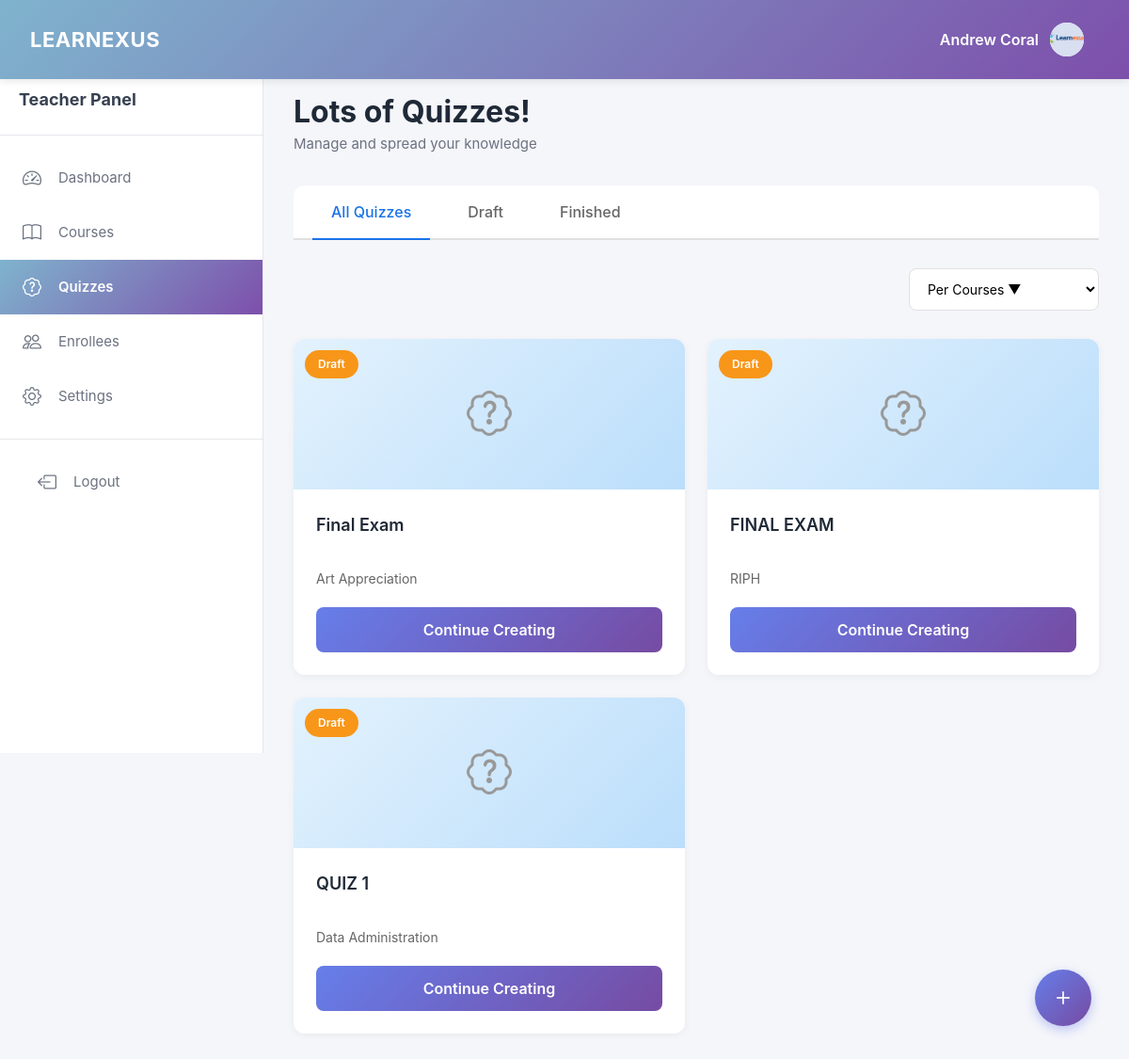
/teacher/quizzes.php (signed in), run on an earlier commit of the app's database.
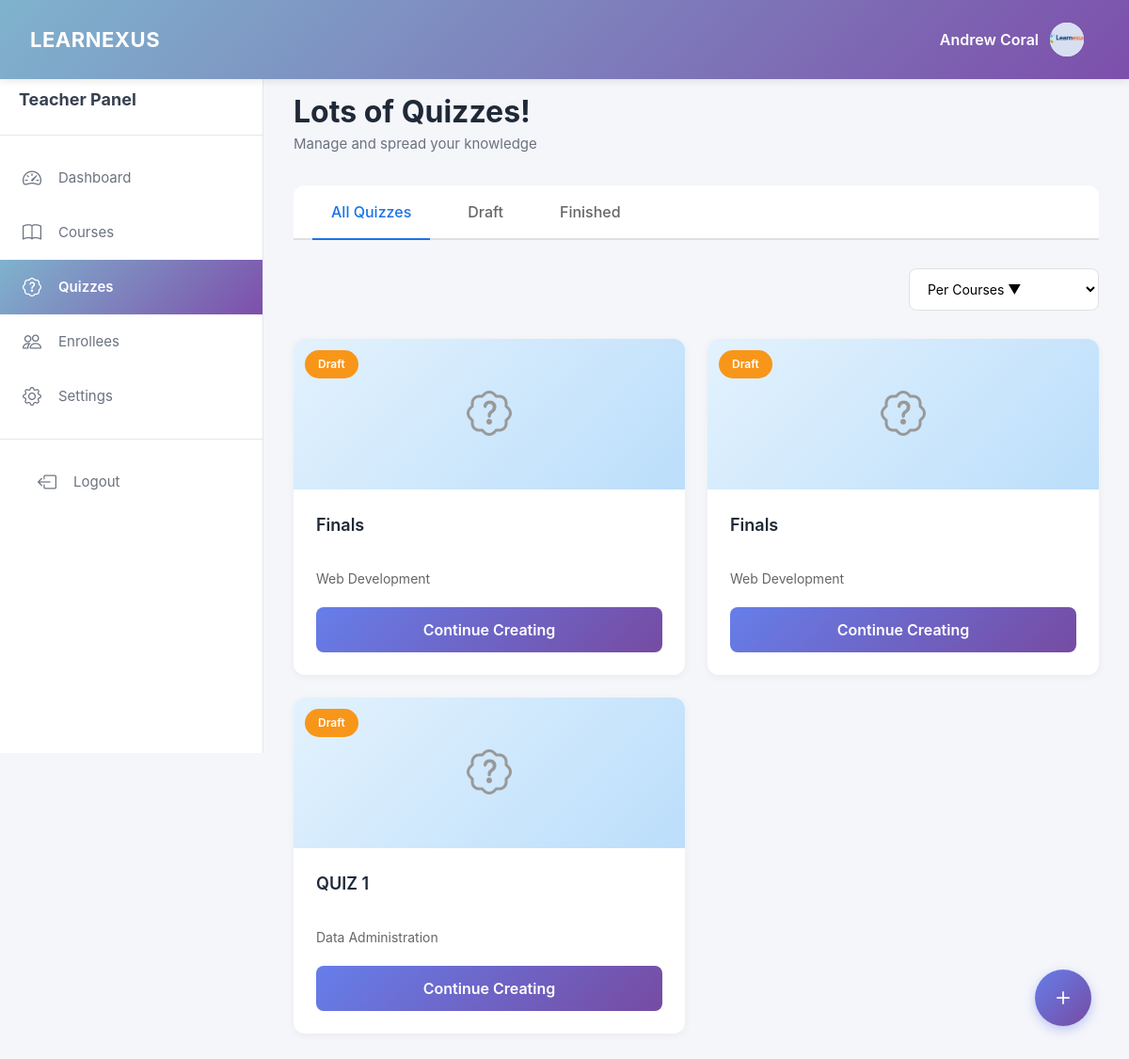
And on a later commit of the database.
### tables this page shows
CREATE TABLE `quizzes` (
  `quizID` int(11) NOT NULL,
  `courseID` int(11) NOT NULL,
  `title` varchar(255) NOT NULL,
  `description` text DEFAULT NULL,
  `allowRetake` tinyint(1) DEFAULT 1,
  `passingScore` int(11) DEFAULT 70,
  `timeLimitMinutes` int(11) DEFAULT NULL,
  `createdAt` timestamp NOT NULL DEFAULT current_timestamp()
);

CREATE TABLE `courses` (
  `courseID` int(11) NOT NULL,
  `teacherID` int(11) NOT NULL,
  `title` varchar(255) NOT NULL,
  `description` text DEFAULT NULL,
  `price` decimal(10,2) DEFAULT 0.00,
  `category` varchar(100) DEFAULT NULL,
  `status` enum('draft','published','archived') DEFAULT 'draft',
  `passingScore` int(11) DEFAULT 70,
  `createdAt` timestamp NOT NULL DEFAULT current_timestamp()
);

### teacher/quizzes.php (the view, shortened to what this page needs)
<?php
require_once '../database/db_connect.php';
$teacherID = $_SESSION['user_id'];
$stmt = $conn->prepare("SELECT * FROM users WHERE userID = ?");
$stmt->execute([$teacherID]);
$user = $stmt->fetch();
$stmt = $conn->prepare("
    SELECT q.*, c.title as courseTitle,
           (SELECT COUNT(*) FROM questions WHERE quizID = q.quizID) as questionCount
    FROM quizzes q
    JOIN courses c ON q.courseID = c.courseID
    WHERE c.teacherID = ?
    ORDER BY q.createdAt DESC
");
$stmt->execute([$teacherID]);
$quizzes = $stmt->fetchAll();
?>
<!DOCTYPE html>
<html lang="en">
<head>
    <link href="https://cdn.jsdelivr.net/npm/bootstrap@5.3.3/dist/css/bootstrap.min.css" rel="stylesheet">
    <link rel="stylesheet" href="https://cdn.jsdelivr.net/npm/bootstrap-icons@1.11.1/font/bootstrap-icons.css">
</head>
<body>
    <div class="top-navbar">
        <a href="dashboard.php" class="navbar-brand">LEARNEXUS</a>
        <div class="navbar-user" onclick="window.location.href='settings.php'">
            <span style="font-weight: 600;">
                <?php echo htmlspecialchars($_SESSION['first_name'] . ' ' . $_SESSION['last_name']); ?>
            </span>
            <div class="navbar-avatar">
                <?php if (!empty($user['avatar']) && file_exists($user['avatar'])): ?>
                    <img src="<?php echo htmlspecialchars($user['avatar']); ?>" alt="Avatar">
                <?php else: ?>
                    <?php echo strtoupper(substr($_SESSION['first_name'], 0, 1)); ?>
                <?php endif; ?>
            </div>
        </div>
    </div>
    <div class="sidebar">
        <div class="sidebar-header">
            <div class="sidebar-title">Teacher Panel</div>
        </div>
        <div class="sidebar-menu">
            <a href="dashboard.php" class="menu-item">
                <i class="bi bi-speedometer2"></i>
                <span>Dashboard</span>
            </a>
            <a href="courses.php" class="menu-item">
                <i class="bi bi-book"></i>
                <span>Courses</span>
            </a>
            <a href="quizzes.php" class="menu-item active">
                <i class="bi bi-patch-question"></i>
                <span>Quizzes</span>
            </a>
            <a href="enrollees.php" class="menu-item">
                <i class="bi bi-people"></i>
                <span>Enrollees</span>
            </a>
            <a href="settings.php" class="menu-item">
                <i class="bi bi-gear"></i>
                <span>Settings</span>
            </a>
        </div>
        <div class="sidebar-footer">
            <a href="../logout.php" class="menu-item">
                <i class="bi bi-box-arrow-left"></i>
                <span>Logout</span>
            </a>
        </div>
    </div>
    <div class="main-content">
        <div class="page-header">
            <h1>Lots of Quizzes!</h1>
            <p>Manage and spread your knowledge</p>
        </div>
        <div class="tabs">
            <div class="tab active" data-tab="all">All Quizzes</div>
            <div class="tab" data-tab="draft">Draft</div>
            <div class="tab" data-tab="finished">Finished</div>
        </div>
        <div class="filter-section">
            <div class="course-filter">
                <select class="filter-dropdown" id="courseFilter">
                    <option value="">Per Courses ▼</option>
                </select>
            </div>
        </div>
        <div class="quiz-grid">
            <?php if (count($quizzes) > 0): ?>
                <?php foreach ($quizzes as $quiz): ?>
                    <div class="quiz-card" data-course="<?php echo $quiz['courseID']; ?>" data-status="<?php echo $quiz['questionCount'] > 0 ? 'finished' : 'draft'; ?>">
                        <div class="quiz-image">
                            <span class="status-badge <?php echo $quiz['questionCount'] > 0 ? 'finished' : 'draft'; ?>">
                                <?php echo $quiz['questionCount'] > 0 ? 'Finished' : 'Draft'; ?>
                            </span>
                            <i class="bi bi-patch-question" style="font-size: 48px;"></i>
                        </div>
                        <div class="quiz-body">
                            <div class="quiz-title"><?php echo htmlspecialchars($quiz['title']); ?></div>
                            <div style="font-size: 14px; color: #666; margin-bottom: 20px;">
                                <?php echo htmlspecialchars($quiz['courseTitle']); ?>
                            </div>
                            <button class="btn-quiz-action"
                                    onclick="window.location.href='edit_quiz.php?id=<?php echo $quiz['quizID']; ?>'">
                                <?php echo $quiz['questionCount'] > 0 ? 'Edit Quiz' : 'Continue Creating'; ?>
                            </button>
                        </div>
                    </div>
                <?php endforeach; ?>
            <?php endif; ?>
        </div>
    </div>
    <button class="add-quiz-btn" onclick="window.location.href='create_quiz.php'">
        <i class="bi bi-plus"></i>
    </button>
</body>
</html>

What changed in the data, as far as the page shows it:
removed quizzes: title "Final Exam", courseID.title "Art Appreciation"
added quizzes: title "Finals", courseID.title "Web Development"
changed quizzes (number 2 of 3 on the later page): title "FINAL EXAM" → "Finals"; courseID.title "RIPH" → "Web Development"
